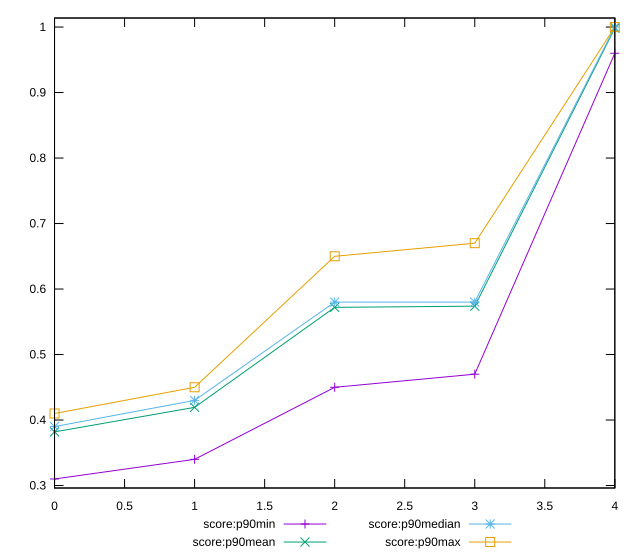

Source code (gnuplot):
reset

$scoreP90Min <<EOF
0 0.31
1 0.34
2 0.45
3 0.47
4 0.96
EOF

$scoreP90Mean <<EOF
0 0.38191489361702113
1 0.4193617021276596
2 0.5720212765957448
3 0.5738297872340428
4 0.9981914893617021
EOF

$scoreP90Median <<EOF
0 0.39
1 0.43
2 0.58
3 0.58
4 1
EOF

$scoreP90Max <<EOF
0 0.41
1 0.45
2 0.65
3 0.67
4 1
EOF

set key outside below
set xrange [0:4]
set yrange [0.2962:1.0138]
set trange [0.2962:1.0138]
set terminal svg size 640, 560 enhanced background rgb 'white'
set output "report_00014_2021-02-09T15:56:05.503Z/render-blocking-resources/progression/score.svg"

plot $scoreP90Min title "score:p90min" with linespoints, \
     $scoreP90Mean title "score:p90mean" with linespoints, \
     $scoreP90Median title "score:p90median" with linespoints, \
     $scoreP90Max title "score:p90max" with linespoints

reset
